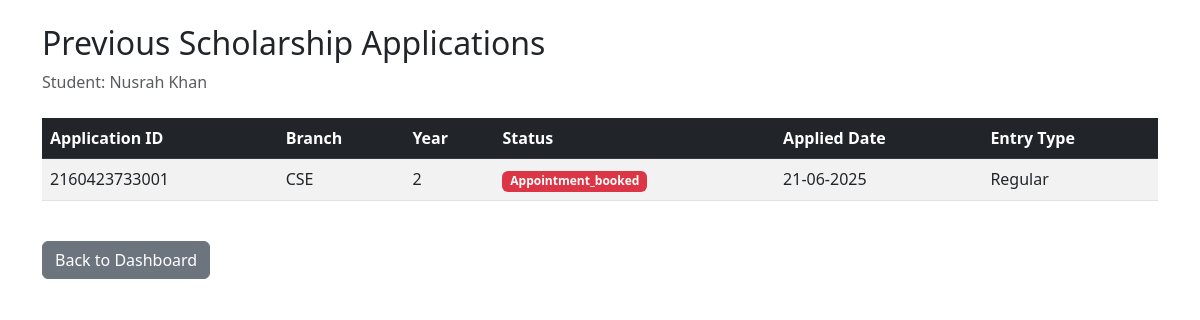
Page /previous_applications (signed in) on the earlier database version.
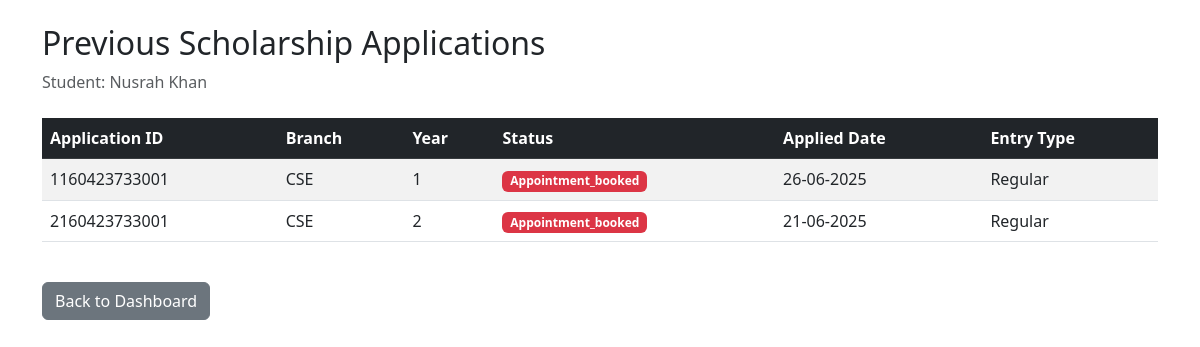
Same page on the later database version.
### models.py (models this page shows, shortened)
class Student(db.Model):
    user_id = db.Column(db.Integer, primary_key=True, autoincrement=True)
    username = db.Column(db.String(80), nullable=False)
    email = db.Column(db.String(120), unique=True, nullable=False)
    password = db.Column(db.String(80), unique=True, nullable=False)
    roll_number = db.Column(db.String(80), unique=True, nullable=False)
    is_verified = db.Column(db.Boolean, default=False)

class ScholarshipApplication(db.Model):
    id = db.Column(db.String(20), primary_key=True)
    roll_number = db.Column(db.String(80), nullable=False)
    branch = db.Column(db.String(80), nullable=False)
    year = db.Column(db.String(20), nullable=False)
    lateral_entry = db.Column(db.Boolean, default=False)  # LE field
    scholarship_state = db.Column(db.String(80), default='pending')
    created_at = db.Column(db.DateTime, default=datetime.utcnow)

### main.py (the view)
@app.route('/previous_applications')
def previous_applications():
    try:
        if 'user_id' not in session or session.get('user_type') != 'student':
            return redirect(url_for('login'))
        student = db.session.get(Student, session['user_id'])
        if not student:
            return redirect(url_for('login'))
        roll_number = student.email.split('@')[0]
        applications = ScholarshipApplication.query\
            .filter_by(roll_number=roll_number)\
            .order_by(ScholarshipApplication.created_at.desc())\
            .all()
        formatted_applications = [{
            'application_id': app.id,
            'roll_number': app.roll_number,
            'branch': app.branch,
            'year': app.year,
            'status': app.scholarship_state,
            'applied_date': app.created_at.strftime('%d-%m-%Y'),
            'is_lateral_entry': app.lateral_entry
        } for app in applications]
        return render_template('previous_applications.html',
                             applications=formatted_applications,
                             student_name=student.username)
    except Exception as e:
        return redirect(url_for('student_dashboard'))

### templates/previous_applications.html (shortened to what this page needs)
<!DOCTYPE html>
<html lang="en">
<head>
    <link href="https://cdn.jsdelivr.net/npm/bootstrap@5.3.0/dist/css/bootstrap.min.css" rel="stylesheet">
</head>
<body>
    <div class="container mt-4">
        <h2>Previous Scholarship Applications</h2>
        <p class="text-muted">Student: {{ student_name }}</p>
        {% if applications %}
            <div class="table-responsive mt-4">
                <table class="table table-striped table-hover">
                    <thead class="table-dark">
                        <tr>
                            <th>Application ID</th>
                            <th>Branch</th>
                            <th>Year</th>
                            <th>Status</th>
                            <th>Applied Date</th>
                            <th>Entry Type</th>
                        </tr>
                    </thead>
                    <tbody>
                        {% for app in applications %}
                            <tr>
                                <td>{{ app.application_id }}</td>
                                <td>{{ app.branch }}</td>
                                <td>{{ app.year }}</td>
                                <td>
                                    <span class="badge {% if app.status == 'approved' %}bg-success
                                                      {% elif app.status == 'pending' %}bg-warning
                                                      {% else %}bg-danger{% endif %}">
                                        {{ app.status|title }}
                                    </span>
                                </td>
                                <td>{{ app.applied_date }}</td>
                                <td>{{ 'Lateral Entry' if app.is_lateral_entry else 'Regular' }}</td>
                            </tr>
                        {% endfor %}
                    </tbody>
                </table>
            </div>
        {% else %}
            <div class="alert alert-info mt-4">
                No previous applications found.
            </div>
        {% endif %}
        <div class="mt-4">
            <a href="{{ url_for('student_dashboard') }}" class="btn btn-secondary">Back to Dashboard</a>
        </div>
    </div>
</body>
</html>

Differences in the rows shown:
added ScholarshipApplication: application_id "1160423733001", branch "CSE", year "1", status "Appointment_booked", applied_date "26-06-2025", is_lateral_entry "Regular"
